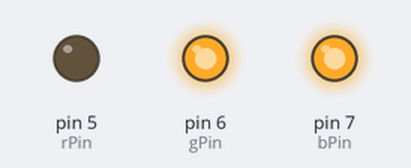
Bench run of a sketch on a simulated Arduino Uno, built with avr-gcc and run on an emulated ATmega328P. Shown: output pins drawn as LEDs (lit = HIGH).

Above: at 0.1 s.
Timing chart, 0 to 1.6 s (numbered marks = the images above):
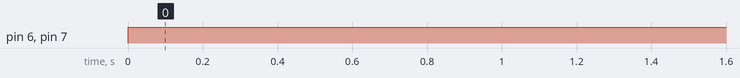

The sketch:

katcomm.ino
```cpp
int rPin = 5;
int gPin = 6;
int bPin = 7;

void setup()  {
// put your setup code here, to run once:
pinMode(rPin, OUTPUT);
pinMode(gPin, OUTPUT);
pinMode(bPin, OUTPUT);
}

void loop() {
  // put your main code here, to run repeatedly:
  digitalWrite(rPin, LOW);
  digitalWrite(gPin, HIGH);
  digitalWrite(bPin, HIGH);
}
```

Measured:
- by itself, pin 6 (gPin), pin 7 (bPin): LOW → HIGH at 0.00 s
